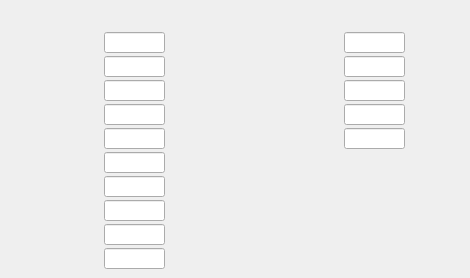
      <widget class="QWidget" name="writeeeprom_2">
       <attribute name="title">
        <string>writeEEPROM</string>
       </attribute>
       <widget class="QELabel" name="qelabel_207">
        <property name="geometry">
         <rect>
          <x>12</x>
          <y>8</y>
          <width>73</width>
          <height>16</height>
         </rect>
        </property>
        <property name="font">
         <font>
          <pointsize>11</pointsize>
          <weight>75</weight>
          <bold>true</bold>
         </font>
        </property>
        <property name="variable" stdset="0">
         <string>$(P):LI:$(T):DATA.DESC</string>
        </property>
        <property name="variableSubstitutions" stdset="0">
         <string>P=CHA,T=2531-2-2</string>
        </property>
        <property name="displayAlarmState">
         <bool>false</bool>
        </property>
       </widget>
       <widget class="QELabel" name="qelabel_208">
        <property name="geometry">
         <rect>
          <x>12</x>
          <y>36</y>
          <width>89</width>
          <height>16</height>
         </rect>
        </property>
        <property name="alignment">
         <set>Qt::AlignRight|Qt::AlignTrailing|Qt::AlignVCenter</set>
        </property>
        <property name="variable" stdset="0">
         <string>$(P):LO:SC:$(T):RWE:FEAT.DESC</string>
        </property>
        <property name="variableSubstitutions" stdset="0">
         <string>P=CHA,T=2531-2-2</string>
        </property>
        <property name="displayAlarmState">
         <bool>false</bool>
        </property>
       </widget>
       <widget class="QELineEdit" name="qelineedit_54">
        <property name="geometry">
         <rect>
          <x>104</x>
          <y>32</y>
          <width>61</width>
          <height>21</height>
         </rect>
        </property>
        <property name="variable" stdset="0">
         <string>$(P):LO:SC:$(T):RWE:FEAT</string>
        </property>
        <property name="variableSubstitutions" stdset="0">
         <string>P=CHA,T=2531-2-2</string>
        </property>
        <property name="displayAlarmState">
         <bool>false</bool>
        </property>
        <property name="radix">
         <UInt>16</UInt>
        </property>
       </widget>
       <widget class="QELabel" name="qelabel_209">
        <property name="geometry">
         <rect>
          <x>172</x>
          <y>36</y>
          <width>49</width>
          <height>16</height>
         </rect>
        </property>
        <property name="variable" stdset="0">
         <string>$(P):LI:$(T):RWE:FEAT</string>
        </property>
        <property name="variableSubstitutions" stdset="0">
         <string>P=CHA,T=2531-2-2</string>
        </property>
        <property name="displayAlarmState">
         <bool>false</bool>
        </property>
        <property name="radix">
         <UInt>16</UInt>
        </property>
       </widget>
       <widget class="QELabel" name="qelabel_210">
        <property name="geometry">
         <rect>
          <x>172</x>
          <y>60</y>
          <width>49</width>
          <height>16</height>
         </rect>
        </property>
        <property name="variable" stdset="0">
         <string>$(P):LI:$(T):RWE:FMOST</string>
        </property>
        <property name="variableSubstitutions" stdset="0">
         <string>P=CHA,T=2531-2-2</string>
        </property>
        <property name="displayAlarmState">
         <bool>false</bool>
        </property>
       </widget>
       <widget class="QELabel" name="qelabel_211">
        <property name="geometry">
         <rect>
          <x>12</x>
          <y>60</y>
          <width>89</width>
          <height>16</height>
         </rect>
        </property>
        <property name="alignment">
         <set>Qt::AlignRight|Qt::AlignTrailing|Qt::AlignVCenter</set>
        </property>
        <property name="variable" stdset="0">
         <string>$(P):LO:SC:$(T):RWE:FMOST.DESC</string>
        </property>
        <property name="variableSubstitutions" stdset="0">
         <string>P=CHA,T=2531-2-2</string>
        </property>
        <property name="displayAlarmState">
         <bool>false</bool>
        </property>
       </widget>
       <widget class="QELineEdit" name="qelineedit_55">
        <property name="geometry">
         <rect>
          <x>104</x>
          <y>56</y>
          <width>61</width>
          <height>21</height>
         </rect>
        </property>
        <property name="variable" stdset="0">
         <string>$(P):LO:SC:$(T):RWE:FMOST</string>
        </property>
        <property name="variableSubstitutions" stdset="0">
         <string>P=CHA,T=2531-2-2</string>
        </property>
        <property name="displayAlarmState">
         <bool>false</bool>
        </property>
       </widget>
       <widget class="QELabel" name="qelabel_212">
        <property name="geometry">
         <rect>
          <x>12</x>
          <y>108</y>
          <width>89</width>
          <height>16</height>
         </rect>
        </property>
        <property name="alignment">
         <set>Qt::AlignRight|Qt::AlignTrailing|Qt::AlignVCenter</set>
        </property>
        <property name="variable" stdset="0">
         <string>$(P):LO:SC:$(T):RWE:MAXCA.DESC</string>
        </property>
        <property name="variableSubstitutions" stdset="0">
         <string>P=CHA,T=2531-2-2</string>
        </property>
        <property name="displayAlarmState">
         <bool>false</bool>
        </property>
       </widget>
       <widget class="QELabel" name="qelabel_213">
        <property name="geometry">
         <rect>
          <x>172</x>
          <y>108</y>
          <width>49</width>
          <height>16</height>
         </rect>
        </property>
        <property name="variable" stdset="0">
         <string>$(P):LI:$(T):RWE:MAXCA</string>
        </property>
        <property name="variableSubstitutions" stdset="0">
         <string>P=CHA,T=2531-2-2</string>
        </property>
        <property name="displayAlarmState">
         <bool>false</bool>
        </property>
       </widget>
       <widget class="QELineEdit" name="qelineedit_56">
        <property name="geometry">
         <rect>
          <x>104</x>
          <y>104</y>
          <width>61</width>
          <height>21</height>
         </rect>
        </property>
        <property name="variable" stdset="0">
         <string>$(P):LO:SC:$(T):RWE:MAXCA</string>
        </property>
        <property name="variableSubstitutions" stdset="0">
         <string>P=CHA,T=2531-2-2</string>
        </property>
        <property name="displayAlarmState">
         <bool>false</bool>
        </property>
       </widget>
       <widget class="QELabel" name="qelabel_214">
        <property name="geometry">
         <rect>
          <x>172</x>
          <y>132</y>
          <width>49</width>
          <height>16</height>
         </rect>
        </property>
        <property name="variable" stdset="0">
         <string>$(P):LI:$(T):RWE:MAXCB</string>
        </property>
        <property name="variableSubstitutions" stdset="0">
         <string>P=CHA,T=2531-2-2</string>
        </property>
        <property name="displayAlarmState">
         <bool>false</bool>
        </property>
       </widget>
       <widget class="QELabel" name="qelabel_215">
        <property name="geometry">
         <rect>
          <x>12</x>
          <y>156</y>
          <width>89</width>
          <height>16</height>
         </rect>
        </property>
        <property name="alignment">
         <set>Qt::AlignRight|Qt::AlignTrailing|Qt::AlignVCenter</set>
        </property>
        <property name="variable" stdset="0">
         <string>$(P):LO:SC:$(T):RWE:MINV.DESC</string>
        </property>
        <property name="variableSubstitutions" stdset="0">
         <string>P=CHA,T=2531-2-2</string>
        </property>
        <property name="displayAlarmState">
         <bool>false</bool>
        </property>
       </widget>
       <widget class="QELabel" name="qelabel_216">
        <property name="geometry">
         <rect>
          <x>12</x>
          <y>132</y>
          <width>89</width>
          <height>16</height>
         </rect>
        </property>
        <property name="alignment">
         <set>Qt::AlignRight|Qt::AlignTrailing|Qt::AlignVCenter</set>
        </property>
        <property name="variable" stdset="0">
         <string>$(P):LO:SC:$(T):RWE:MAXCB.DESC</string>
        </property>
        <property name="variableSubstitutions" stdset="0">
         <string>P=CHA,T=2531-2-2</string>
        </property>
        <property name="displayAlarmState">
         <bool>false</bool>
        </property>
       </widget>
       <widget class="QELineEdit" name="qelineedit_57">
        <property name="geometry">
         <rect>
          <x>104</x>
          <y>128</y>
          <width>61</width>
          <height>21</height>
         </rect>
        </property>
        <property name="variable" stdset="0">
         <string>$(P):LO:SC:$(T):RWE:MAXCB</string>
        </property>
        <property name="variableSubstitutions" stdset="0">
         <string>P=CHA,T=2531-2-2</string>
        </property>
        <property name="displayAlarmState">
         <bool>false</bool>
        </property>
       </widget>
       <widget class="QELabel" name="qelabel_217">
        <property name="geometry">
         <rect>
          <x>172</x>
          <y>156</y>
          <width>49</width>
          <height>16</height>
         </rect>
        </property>
        <property name="variable" stdset="0">
         <string>$(P):LI:$(T):RWE:MINV</string>
        </property>
        <property name="variableSubstitutions" stdset="0">
         <string>P=CHA,T=2531-2-2</string>
        </property>
        <property name="displayAlarmState">
         <bool>false</bool>
        </property>
       </widget>
       <widget class="QELineEdit" name="qelineedit_58">
        <property name="geometry">
         <rect>
          <x>104</x>
          <y>152</y>
          <width>61</width>
          <height>21</height>
         </rect>
        </property>
        <property name="variable" stdset="0">
         <string>$(P):LO:SC:$(T):RWE:MINV</string>
        </property>
        <property name="variableSubstitutions" stdset="0">
         <string>P=CHA,T=2531-2-2</string>
        </property>
        <property name="displayAlarmState">
         <bool>false</bool>
        </property>
       </widget>
       <widget class="QELabel" name="qelabel_218">
        <property name="geometry">
         <rect>
          <x>172</x>
          <y>180</y>
          <width>49</width>
          <height>16</height>
         </rect>
        </property>
        <property name="variable" stdset="0">
         <string>$(P):LI:$(T):RWE:MAXV</string>
        </property>
        <property name="variableSubstitutions" stdset="0">
         <string>P=CHA,T=2531-2-2</string>
        </property>
        <property name="displayAlarmState">
         <bool>false</bool>
        </property>
       </widget>
       <widget class="QELabel" name="qelabel_219">
        <property name="geometry">
         <rect>
          <x>12</x>
          <y>204</y>
          <width>89</width>
          <height>16</height>
         </rect>
        </property>
        <property name="alignment">
         <set>Qt::AlignRight|Qt::AlignTrailing|Qt::AlignVCenter</set>
        </property>
        <property name="variable" stdset="0">
         <string>$(P):LO:SC:$(T):RWE:MAXA.DESC</string>
        </property>
        <property name="variableSubstitutions" stdset="0">
         <string>P=CHA,T=2531-2-2</string>
        </property>
        <property name="displayAlarmState">
         <bool>false</bool>
        </property>
       </widget>
       <widget class="QELabel" name="qelabel_220">
        <property name="geometry">
         <rect>
          <x>12</x>
          <y>180</y>
          <width>89</width>
          <height>16</height>
         </rect>
        </property>
        <property name="alignment">
         <set>Qt::AlignRight|Qt::AlignTrailing|Qt::AlignVCenter</set>
        </property>
        <property name="variable" stdset="0">
         <string>$(P):LO:SC:$(T):RWE:MAXV.DESC</string>
        </property>
        <property name="variableSubstitutions" stdset="0">
         <string>P=CHA,T=2531-2-2</string>
        </property>
        <property name="displayAlarmState">
         <bool>false</bool>
        </property>
       </widget>
       <widget class="QELineEdit" name="qelineedit_59">
        <property name="geometry">
         <rect>
          <x>104</x>
          <y>176</y>
          <width>61</width>
          <height>21</height>
         </rect>
        </property>
        <property name="variable" stdset="0">
         <string>$(P):LO:SC:$(T):RWE:MAXV</string>
        </property>
        <property name="variableSubstitutions" stdset="0">
         <string>P=CHA,T=2531-2-2</string>
        </property>
        <property name="displayAlarmState">
         <bool>false</bool>
        </property>
       </widget>
       <widget class="QELabel" name="qelabel_221">
        <property name="geometry">
         <rect>
          <x>172</x>
          <y>204</y>
          <width>49</width>
          <height>16</height>
         </rect>
        </property>
        <property name="variable" stdset="0">
         <string>$(P):LI:$(T):RWE:MAXA</string>
        </property>
        <property name="variableSubstitutions" stdset="0">
         <string>P=CHA,T=2531-2-2</string>
        </property>
        <property name="displayAlarmState">
         <bool>false</bool>
        </property>
       </widget>
       <widget class="QELineEdit" name="qelineedit_60">
        <property name="geometry">
         <rect>
          <x>104</x>
          <y>200</y>
          <width>61</width>
          <height>21</height>
         </rect>
        </property>
        <property name="variable" stdset="0">
         <string>$(P):LO:SC:$(T):RWE:MAXA</string>
        </property>
        <property name="variableSubstitutions" stdset="0">
         <string>P=CHA,T=2531-2-2</string>
        </property>
        <property name="displayAlarmState">
         <bool>false</bool>
        </property>
       </widget>
       <widget class="QELabel" name="qelabel_222">
        <property name="geometry">
         <rect>
          <x>172</x>
          <y>228</y>
          <width>49</width>
          <height>16</height>
         </rect>
        </property>
        <property name="variable" stdset="0">
         <string>$(P):LI:$(T):RWE:ACCTH</string>
        </property>
        <property name="variableSubstitutions" stdset="0">
         <string>P=CHA,T=2531-2-2</string>
        </property>
        <property name="displayAlarmState">
         <bool>false</bool>
        </property>
       </widget>
       <widget class="QELabel" name="qelabel_223">
        <property name="geometry">
         <rect>
          <x>12</x>
          <y>252</y>
          <width>89</width>
          <height>16</height>
         </rect>
        </property>
        <property name="alignment">
         <set>Qt::AlignRight|Qt::AlignTrailing|Qt::AlignVCenter</set>
        </property>
        <property name="variable" stdset="0">
         <string>$(P):LO:SC:$(T):RWE:STPSZ.DESC</string>
        </property>
        <property name="variableSubstitutions" stdset="0">
         <string>P=CHA,T=2531-2-2</string>
        </property>
        <property name="displayAlarmState">
         <bool>false</bool>
        </property>
       </widget>
       <widget class="QELabel" name="qelabel_224">
        <property name="geometry">
         <rect>
          <x>12</x>
          <y>228</y>
          <width>89</width>
          <height>16</height>
         </rect>
        </property>
        <property name="alignment">
         <set>Qt::AlignRight|Qt::AlignTrailing|Qt::AlignVCenter</set>
        </property>
        <property name="variable" stdset="0">
         <string>$(P):LO:SC:$(T):RWE:ACCTH.DESC</string>
        </property>
        <property name="variableSubstitutions" stdset="0">
         <string>P=CHA,T=2531-2-2</string>
        </property>
        <property name="displayAlarmState">
         <bool>false</bool>
        </property>
       </widget>
       <widget class="QELineEdit" name="qelineedit_61">
        <property name="geometry">
         <rect>
          <x>104</x>
          <y>224</y>
          <width>61</width>
          <height>21</height>
         </rect>
        </property>
        <property name="variable" stdset="0">
         <string>$(P):LO:SC:$(T):RWE:ACCTH</string>
        </property>
        <property name="variableSubstitutions" stdset="0">
         <string>P=CHA,T=2531-2-2</string>
        </property>
        <property name="displayAlarmState">
         <bool>false</bool>
        </property>
       </widget>
       <widget class="QELabel" name="qelabel_225">
        <property name="geometry">
         <rect>
          <x>172</x>
          <y>252</y>
          <width>49</width>
          <height>16</height>
         </rect>
        </property>
        <property name="variable" stdset="0">
         <string>$(P):LI:$(T):RWE:STPSZ</string>
        </property>
        <property name="variableSubstitutions" stdset="0">
         <string>P=CHA,T=2531-2-2</string>
        </property>
        <property name="displayAlarmState">
         <bool>false</bool>
        </property>
       </widget>
       <widget class="QELineEdit" name="qelineedit_62">
        <property name="geometry">
         <rect>
          <x>104</x>
          <y>248</y>
          <width>61</width>
          <height>21</height>
         </rect>
        </property>
        <property name="variable" stdset="0">
         <string>$(P):LO:SC:$(T):RWE:STPSZ</string>
        </property>
        <property name="variableSubstitutions" stdset="0">
         <string>P=CHA,T=2531-2-2</string>
        </property>
        <property name="displayAlarmState">
         <bool>false</bool>
        </property>
       </widget>
       <widget class="QELabel" name="qelabel_226">
        <property name="geometry">
         <rect>
          <x>412</x>
          <y>36</y>
          <width>49</width>
          <height>16</height>
         </rect>
        </property>
        <property name="variable" stdset="0">
         <string>$(P):LI:$(T):RWE:LANTH</string>
        </property>
        <property name="variableSubstitutions" stdset="0">
         <string>P=CHA,T=2531-2-2</string>
        </property>
        <property name="displayAlarmState">
         <bool>false</bool>
        </property>
       </widget>
       <widget class="QELabel" name="qelabel_227">
        <property name="geometry">
         <rect>
          <x>252</x>
          <y>60</y>
          <width>89</width>
          <height>16</height>
         </rect>
        </property>
        <property name="alignment">
         <set>Qt::AlignRight|Qt::AlignTrailing|Qt::AlignVCenter</set>
        </property>
        <property name="variable" stdset="0">
         <string>$(P):LO:SC:$(T):RWE:EACC.DESC</string>
        </property>
        <property name="variableSubstitutions" stdset="0">
         <string>P=CHA,T=2531-2-2</string>
        </property>
        <property name="displayAlarmState">
         <bool>false</bool>
        </property>
       </widget>
       <widget class="QELabel" name="qelabel_228">
        <property name="geometry">
         <rect>
          <x>252</x>
          <y>36</y>
          <width>89</width>
          <height>16</height>
         </rect>
        </property>
        <property name="alignment">
         <set>Qt::AlignRight|Qt::AlignTrailing|Qt::AlignVCenter</set>
        </property>
        <property name="variable" stdset="0">
         <string>$(P):LO:SC:$(T):RWE:LANTH.DESC</string>
        </property>
        <property name="variableSubstitutions" stdset="0">
         <string>P=CHA,T=2531-2-2</string>
        </property>
        <property name="displayAlarmState">
         <bool>false</bool>
        </property>
       </widget>
       <widget class="QELineEdit" name="qelineedit_63">
        <property name="geometry">
         <rect>
          <x>344</x>
          <y>32</y>
          <width>61</width>
          <height>21</height>
         </rect>
        </property>
        <property name="variable" stdset="0">
         <string>$(P):LO:SC:$(T):RWE:LANTH</string>
        </property>
        <property name="variableSubstitutions" stdset="0">
         <string>P=CHA,T=2531-2-2</string>
        </property>
        <property name="displayAlarmState">
         <bool>false</bool>
        </property>
       </widget>
       <widget class="QELabel" name="qelabel_229">
        <property name="geometry">
         <rect>
          <x>412</x>
          <y>60</y>
          <width>49</width>
          <height>16</height>
         </rect>
        </property>
        <property name="variable" stdset="0">
         <string>$(P):LI:$(T):RWE:EACC</string>
        </property>
        <property name="variableSubstitutions" stdset="0">
         <string>P=CHA,T=2531-2-2</string>
        </property>
        <property name="displayAlarmState">
         <bool>false</bool>
        </property>
       </widget>
       <widget class="QELineEdit" name="qelineedit_64">
        <property name="geometry">
         <rect>
          <x>344</x>
          <y>56</y>
          <width>61</width>
          <height>21</height>
         </rect>
        </property>
        <property name="variable" stdset="0">
         <string>$(P):LO:SC:$(T):RWE:EACC</string>
        </property>
        <property name="variableSubstitutions" stdset="0">
         <string>P=CHA,T=2531-2-2</string>
        </property>
        <property name="displayAlarmState">
         <bool>false</bool>
        </property>
       </widget>
       <widget class="QELabel" name="qelabel_230">
        <property name="geometry">
         <rect>
          <x>412</x>
          <y>108</y>
          <width>49</width>
          <height>16</height>
         </rect>
        </property>
        <property name="variable" stdset="0">
         <string>$(P):LI:$(T):RWE:REFPL</string>
        </property>
        <property name="variableSubstitutions" stdset="0">
         <string>P=CHA,T=2531-2-2</string>
        </property>
        <property name="displayAlarmState">
         <bool>false</bool>
        </property>
       </widget>
       <widget class="QELabel" name="qelabel_231">
        <property name="geometry">
         <rect>
          <x>252</x>
          <y>132</y>
          <width>89</width>
          <height>16</height>
         </rect>
        </property>
        <property name="alignment">
         <set>Qt::AlignRight|Qt::AlignTrailing|Qt::AlignVCenter</set>
        </property>
        <property name="variable" stdset="0">
         <string>$(P):LO:SC:$(T):RWE:REFPH.DESC</string>
        </property>
        <property name="variableSubstitutions" stdset="0">
         <string>P=CHA,T=2531-2-2</string>
        </property>
        <property name="displayAlarmState">
         <bool>false</bool>
        </property>
       </widget>
       <widget class="QELabel" name="qelabel_232">
        <property name="geometry">
         <rect>
          <x>252</x>
          <y>108</y>
          <width>89</width>
          <height>16</height>
         </rect>
        </property>
        <property name="alignment">
         <set>Qt::AlignRight|Qt::AlignTrailing|Qt::AlignVCenter</set>
        </property>
        <property name="variable" stdset="0">
         <string>$(P):LO:SC:$(T):RWE:REFPL.DESC</string>
        </property>
        <property name="variableSubstitutions" stdset="0">
         <string>P=CHA,T=2531-2-2</string>
        </property>
        <property name="displayAlarmState">
         <bool>false</bool>
        </property>
       </widget>
       <widget class="QELineEdit" name="qelineedit_65">
        <property name="geometry">
         <rect>
          <x>344</x>
          <y>104</y>
          <width>61</width>
          <height>21</height>
         </rect>
        </property>
        <property name="variable" stdset="0">
         <string>$(P):LO:SC:$(T):RWE:REFPL</string>
        </property>
        <property name="variableSubstitutions" stdset="0">
         <string>P=CHA,T=2531-2-2</string>
        </property>
        <property name="displayAlarmState">
         <bool>false</bool>
        </property>
       </widget>
       <widget class="QELabel" name="qelabel_233">
        <property name="geometry">
         <rect>
          <x>412</x>
          <y>132</y>
          <width>49</width>
          <height>16</height>
         </rect>
        </property>
        <property name="variable" stdset="0">
         <string>$(P):LI:$(T):RWE:REFPH</string>
        </property>
        <property name="variableSubstitutions" stdset="0">
         <string>P=CHA,T=2531-2-2</string>
        </property>
        <property name="displayAlarmState">
         <bool>false</bool>
        </property>
       </widget>
       <widget class="QELineEdit" name="qelineedit_66">
        <property name="geometry">
         <rect>
          <x>344</x>
          <y>128</y>
          <width>61</width>
          <height>21</height>
         </rect>
        </property>
        <property name="variable" stdset="0">
         <string>$(P):LO:SC:$(T):RWE:REFPH</string>
        </property>
        <property name="variableSubstitutions" stdset="0">
         <string>P=CHA,T=2531-2-2</string>
        </property>
        <property name="displayAlarmState">
         <bool>false</bool>
        </property>
       </widget>
       <widget class="QELineEdit" name="qelineedit_67">
        <property name="geometry">
         <rect>
          <x>104</x>
          <y>80</y>
          <width>61</width>
          <height>21</height>
         </rect>
        </property>
        <property name="variable" stdset="0">
         <string>$(P):LO:SC:$(T):RWE:ESTEP</string>
        </property>
        <property name="variableSubstitutions" stdset="0">
         <string>P=CHA,T=2531-2-2</string>
        </property>
        <property name="displayAlarmState">
         <bool>false</bool>
        </property>
       </widget>
       <widget class="QELabel" name="qelabel_234">
        <property name="geometry">
         <rect>
          <x>412</x>
          <y>84</y>
          <width>49</width>
          <height>16</height>
         </rect>
        </property>
        <property name="variable" stdset="0">
         <string>$(P):LI:$(T):RWE:FEAT2</string>
        </property>
        <property name="variableSubstitutions" stdset="0">
         <string>P=CHA,T=2531-2-2</string>
        </property>
        <property name="displayAlarmState">
         <bool>false</bool>
        </property>
        <property name="radix">
         <UInt>16</UInt>
        </property>
       </widget>
       <widget class="QELabel" name="qelabel_235">
        <property name="geometry">
         <rect>
          <x>172</x>
          <y>84</y>
          <width>49</width>
          <height>16</height>
         </rect>
        </property>
        <property name="variable" stdset="0">
         <string>$(P):LI:$(T):RWE:ESTEP</string>
        </property>
        <property name="variableSubstitutions" stdset="0">
         <string>P=CHA,T=2531-2-2</string>
        </property>
        <property name="displayAlarmState">
         <bool>false</bool>
        </property>
       </widget>
       <widget class="QELabel" name="qelabel_236">
        <property name="geometry">
         <rect>
          <x>252</x>
          <y>84</y>
          <width>89</width>
          <height>16</height>
         </rect>
        </property>
        <property name="alignment">
         <set>Qt::AlignRight|Qt::AlignTrailing|Qt::AlignVCenter</set>
        </property>
        <property name="variable" stdset="0">
         <string>$(P):LO:SC:$(T):RWE:FEAT2.DESC</string>
        </property>
        <property name="variableSubstitutions" stdset="0">
         <string>P=CHA,T=2531-2-2</string>
        </property>
        <property name="displayAlarmState">
         <bool>false</bool>
        </property>
       </widget>
       <widget class="QELabel" name="qelabel_237">
        <property name="geometry">
         <rect>
          <x>12</x>
          <y>84</y>
          <width>89</width>
          <height>16</height>
         </rect>
        </property>
        <property name="alignment">
         <set>Qt::AlignRight|Qt::AlignTrailing|Qt::AlignVCenter</set>
        </property>
        <property name="variable" stdset="0">
         <string>$(P):LO:SC:$(T):RWE:ESTEP.DESC</string>
        </property>
        <property name="variableSubstitutions" stdset="0">
         <string>P=CHA,T=2531-2-2</string>
        </property>
        <property name="displayAlarmState">
         <bool>false</bool>
        </property>
       </widget>
       <widget class="QELineEdit" name="qelineedit_68">
        <property name="geometry">
         <rect>
          <x>344</x>
          <y>80</y>
          <width>61</width>
          <height>21</height>
         </rect>
        </property>
        <property name="variable" stdset="0">
         <string>$(P):LO:SC:$(T):RWE:FEAT2</string>
        </property>
        <property name="variableSubstitutions" stdset="0">
         <string>P=CHA,T=2531-2-2</string>
        </property>
        <property name="displayAlarmState">
         <bool>false</bool>
        </property>
        <property name="radix">
         <UInt>16</UInt>
        </property>
       </widget>
      </widget>
